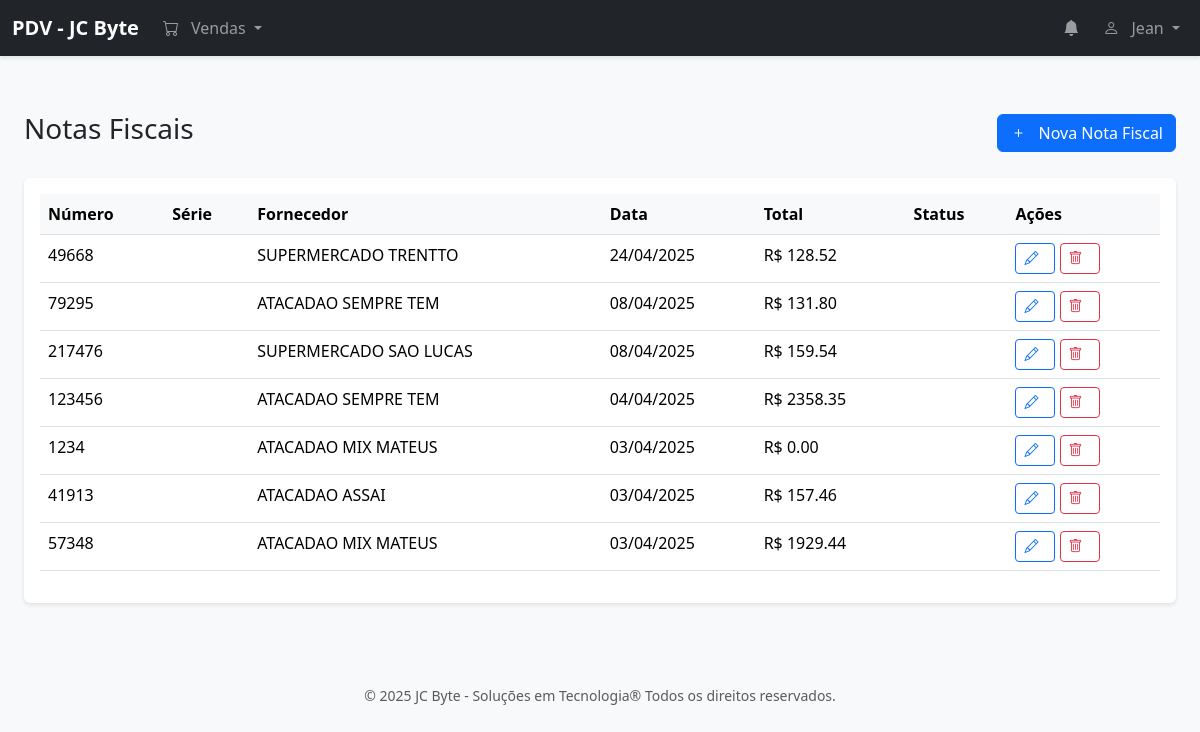
Page /notas-fiscais (signed in) on the committed database.
### models.py (models this page shows, shortened)
class User(UserMixin, db.Model):
    __tablename__ = 'users'
    id = db.Column(db.Integer, primary_key=True)
    name = db.Column(db.String(100), nullable=False)
    username = db.Column(db.String(80), unique=True, nullable=False)
    email = db.Column(db.String(120))
    password = db.Column(db.String(200), nullable=False)
    role = db.Column(db.String(20), nullable=False)  # admin, manager, seller
    status = db.Column(db.String(20), nullable=False)  # active, inactive
    created_at = db.Column(db.DateTime, default=datetime.utcnow)
    cash_registers = db.relationship('CashRegister', back_populates='user', lazy=True)

class Invoice(db.Model):
    __tablename__ = 'invoices'
    id = db.Column(db.Integer, primary_key=True)
    number = db.Column(db.String(20), nullable=False, unique=True)
    supplier_id = db.Column(db.Integer, db.ForeignKey('suppliers.id'), nullable=False)
    date = db.Column(db.Date, nullable=False)
    total = db.Column(db.Numeric(10, 2), nullable=False, default=0)
    status = db.Column(db.String(20), default='pending')
    payment_method = db.Column(db.String(20))
    payment_date = db.Column(db.Date)
    notes = db.Column(db.String(200))
    created_at = db.Column(db.DateTime, default=datetime.utcnow)
    supplier = db.relationship('Supplier', back_populates='invoices')
    items = db.relationship('InvoiceItem', back_populates='invoice', lazy=True)
    payable = db.relationship('Payable', back_populates='invoice', uselist=False, lazy=True)

class Supplier(db.Model):
    __tablename__ = 'suppliers'
    id = db.Column(db.Integer, primary_key=True)
    name = db.Column(db.String(100), nullable=False)
    cnpj = db.Column(db.String(14), unique=True)
    email = db.Column(db.String(120))
    phone = db.Column(db.String(20))
    address = db.Column(db.String(200))
    city = db.Column(db.String(100))
    state = db.Column(db.String(2))
    zip_code = db.Column(db.String(8))
    contact_name = db.Column(db.String(100))
    payment_terms = db.Column(db.String(200))
    created_at = db.Column(db.DateTime, default=datetime.utcnow)
    products = db.relationship('Product', back_populates='supplier', lazy=True)
    payables = db.relationship('Payable', back_populates='supplier', lazy=True)
    invoices = db.relationship('Invoice', back_populates='supplier', lazy=True)

### routes/nf.py (the view)
@nf_bp.route('/notas-fiscais')
@login_required
def list_invoices():
    try:
        invoices = Invoice.query.order_by(Invoice.date.desc()).all()
        return render_template('nf/list.html', invoices=invoices)
    except Exception as e:
        return jsonify({
            'success': False,
            'error': str(e)
        }), 500

### app.py (called while the page is built)
@login_manager.user_loader
def load_user(user_id):
    return db.session.get(User, int(user_id))

@app.before_request
def before_request():
    if not request.path.startswith('/static/'):  # Ignora arquivos estáticos
        check_notifications()

### notifications_manager.py (called while the page is built, shortened)
def create_notification(type, message, reference_id=None):
    existing = Notification.query.filter_by(
        type=type,
        reference_id=reference_id,
        read=False
    ).first()

### templates/nf/list.html (shortened to what this page needs)
{% extends "base.html" %}
{% block content %}
<div class="container-fluid py-4">
    <div class="d-flex justify-content-between align-items-center mb-4">
        <h1 class="h3">Notas Fiscais</h1>
        <button type="button" class="btn btn-primary" data-bs-toggle="modal" data-bs-target="#modalInvoice">
            <i class="bi bi-plus"></i> Nova Nota Fiscal
        </button>
    </div>
    <div class="card">
        <div class="card-body">
            <div class="table-responsive">
                <table class="table table-hover">
                    <thead>
                        <tr>
                            <th>Número</th>
                            <th>Série</th>
                            <th>Fornecedor</th>
                            <th>Data</th>
                            <th>Total</th>
                            <th>Status</th>
                            <th>Ações</th>
                        </tr>
                    </thead>
                    <tbody>
                        {% for invoice in invoices %}
                        <tr>
                            <td>{{ invoice.number }}</td>
                            <td>{{ invoice.series }}</td>
                            <td>{{ invoice.supplier.name }}</td>
                            <td>{{ invoice.date.strftime('%d/%m/%Y') }}</td>
                            <td>R$ {{ "%.2f"|format(invoice.total) }}</td>
                            <td>
                            </td>
                            <td>
                                <button type="button" class="btn btn-sm btn-outline-primary" onclick="editInvoice({{ invoice.id }})">
                                    <i class="bi bi-pencil"></i>
                                </button>
                                <button type="button" class="btn btn-sm btn-outline-danger" onclick="deleteInvoice({{ invoice.id }})">
                                    <i class="bi bi-trash"></i>
                                </button>
                            </td>
                        </tr>
                        {% endfor %}
                    </tbody>
                </table>
            </div>
        </div>
    </div>
</div>
{% endblock %}

### templates/base.html (shortened to what this page needs)
<!DOCTYPE html>
<html lang="pt-BR">
<head>
    <link href="https://cdn.jsdelivr.net/npm/bootstrap@5.3.2/dist/css/bootstrap.min.css" rel="stylesheet">
    <link href="https://cdn.jsdelivr.net/npm/bootstrap-icons@1.11.3/font/bootstrap-icons.min.css" rel="stylesheet">
    <link rel="stylesheet" href="https://cdnjs.cloudflare.com/ajax/libs/toastr.js/latest/toastr.min.css">
    <link href="{{ url_for('static', filename='css/style.css') }}" rel="stylesheet">
    <link rel="stylesheet" href="{{ url_for('static', filename='css/notifications.css') }}">
    <link rel="stylesheet" href="https://cdnjs.cloudflare.com/ajax/libs/font-awesome/6.2.1/css/all.min.css">
</head>
<body>
    <nav class="navbar navbar-expand-lg navbar-dark bg-dark">
        <div class="container-fluid">
            <a class="navbar-brand" href="{{ url_for('index') }}">PDV - JC Byte</a>
            <div class="collapse navbar-collapse" id="navbarNav">
                <ul class="navbar-nav me-auto">
                    <li class="nav-item dropdown">
                        <a class="nav-link dropdown-toggle" href="#" id="salesDropdown" role="button" data-bs-toggle="dropdown">
                            <i class="bi bi-cart"></i>
                            <span>Vendas</span>
                        </a>
                    </li>
                </ul>
                <ul class="navbar-nav">
                    <li class="nav-item dropdown">
                        <a class="nav-link position-relative" href="#" role="button" data-bs-toggle="dropdown" aria-expanded="false">
                            <i class="bi bi-bell-fill"></i>
                        </a>
                    </li>
                    <li class="nav-item dropdown">
                        <a class="nav-link dropdown-toggle" href="#" data-bs-toggle="dropdown">
                            <i class="bi bi-person"></i> {{ current_user.username }}
                        </a>
                    </li>
                </ul>
            </div>
        </div>
    </nav>
    <main class="container-fluid">
        {% block content %}{% endblock %}
    </main>
    <div class="footer mt-4 py-3">
        <div class="container text-center">
            <small class="text-muted">
                &copy; 2025 JC Byte - Soluções em Tecnologia®  Todos os direitos reservados.
            </small>
        </div>
    </div>
</body>
</html>

### static/css/style.css (style rules this page uses)
body { background-color: #f8f9fa; }
.navbar { margin-bottom: 2rem; box-shadow: 0 2px 4px rgba(0,0,0,.1); }
.navbar-brand { font-weight: bold; }
.card { box-shadow: 0 2px 4px rgba(0,0,0,.1); border: none; margin-bottom: 1rem; }
.table th { border-top: none; background-color: #f8f9fa; }
.btn { font-weight: 500; }
.btn-primary { background-color: #0d6efd; border-color: #0d6efd; }
.bi { margin-right: 0.5rem; }

### rows in the picture
User: username "Jean"
Invoice: number "49668", supplier.name "SUPERMERCADO TRENTTO", date "24/04/2025", total "128.52"
Invoice: number "79295", supplier.name "ATACADAO SEMPRE TEM", date "08/04/2025", total "131.80"
Invoice: number "217476", supplier.name "SUPERMERCADO SAO LUCAS", date "08/04/2025", total "159.54"
Invoice: number "123456", supplier.name "ATACADAO SEMPRE TEM", date "04/04/2025", total "2358.35"
Invoice: number "1234", supplier.name "ATACADAO MIX MATEUS", date "03/04/2025", total "0.00"
Invoice: number "41913", supplier.name "ATACADAO ASSAI", date "03/04/2025", total "157.46"
Invoice: number "57348", supplier.name "ATACADAO MIX MATEUS", date "03/04/2025", total "1929.44"
